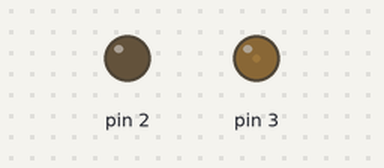
This sketch was run on a simulated Arduino Uno, built with avr-gcc and run on an emulated ATmega328P. On the bench: output pins drawn as LEDs (lit = HIGH).

Above: at 0.15 s.
At 9.73 s:
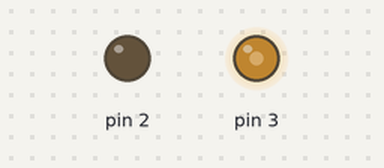
At 19.61 s:
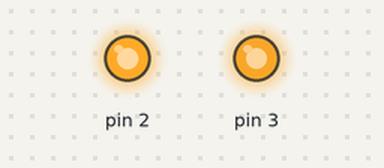
At 39.69 s:
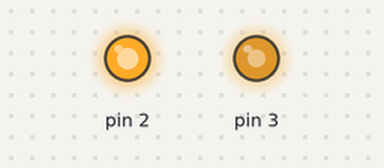
Timing chart, 0 to 40.0 s (numbered marks = the images above):
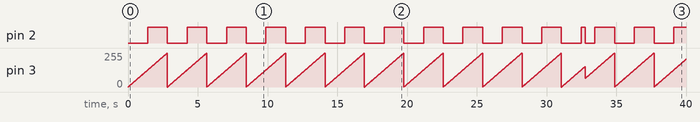

Measured:
- by itself, pin 2: LOW → HIGH at 1.4 s, → LOW 1.4 s later, → HIGH 1.4 s later, → LOW 1.4 s later, … (29 changes in this stretch)
- by itself, pin 3: moves between 0/255 and 255/255, repeating every 2.8 s

The sketch:

01_analogWrite.ino
```cpp
int lastUpdate;
int cValue;

void setup() {
  pinMode(2, OUTPUT);
  pinMode(3, OUTPUT);

  cValue = 0;
  lastUpdate = 0;
  analogWrite(2, cValue);
  analogWrite(3, cValue);
}

void loop() {
  int now = millis();

  if (now > lastUpdate + 10) {
    cValue = (cValue + 1) % 256;
    lastUpdate = now;
    analogWrite(2, cValue);
    analogWrite(3, cValue);
  }
}
```
